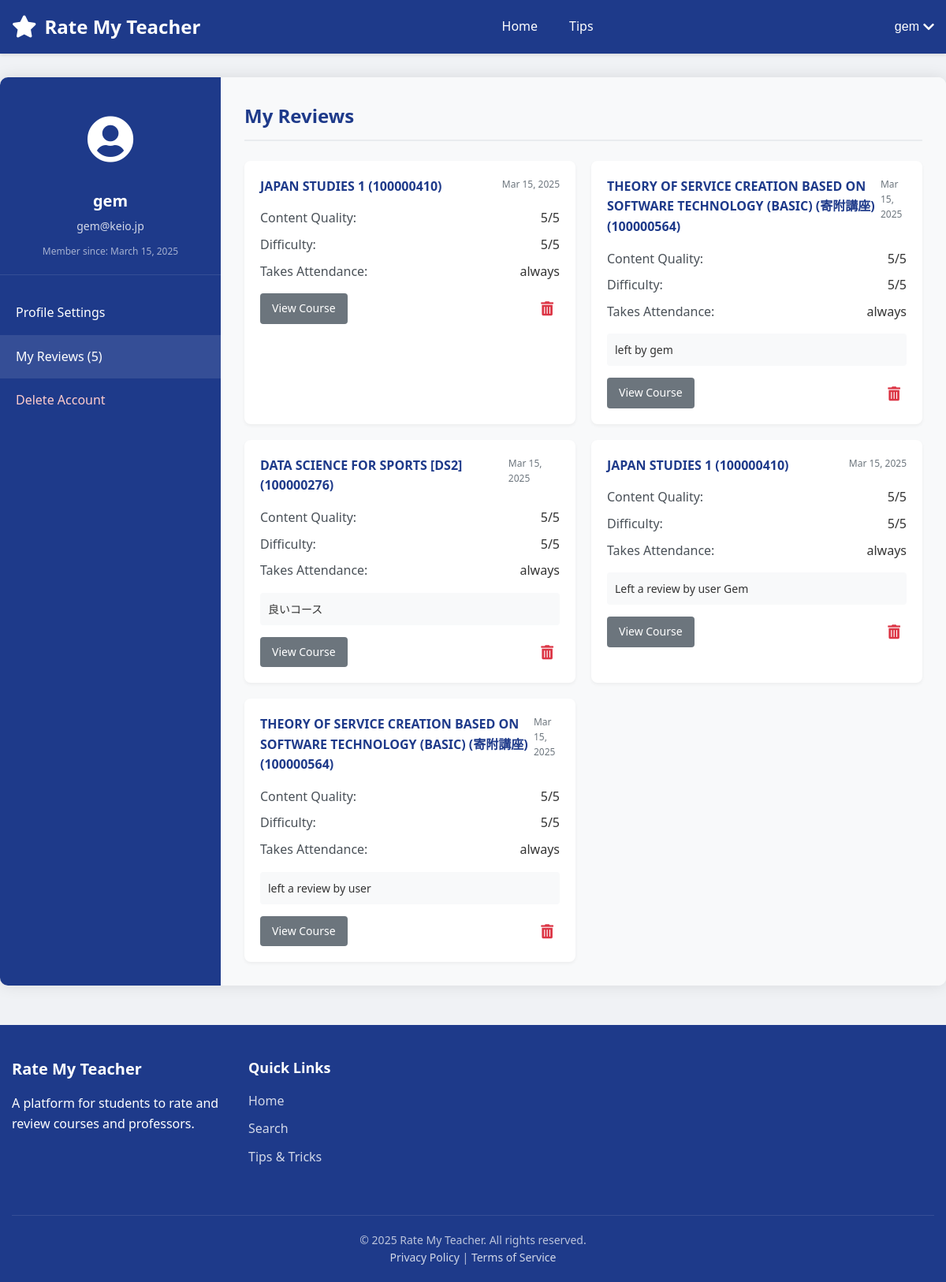
Before: /account-section.php (signed in) with the older database file.
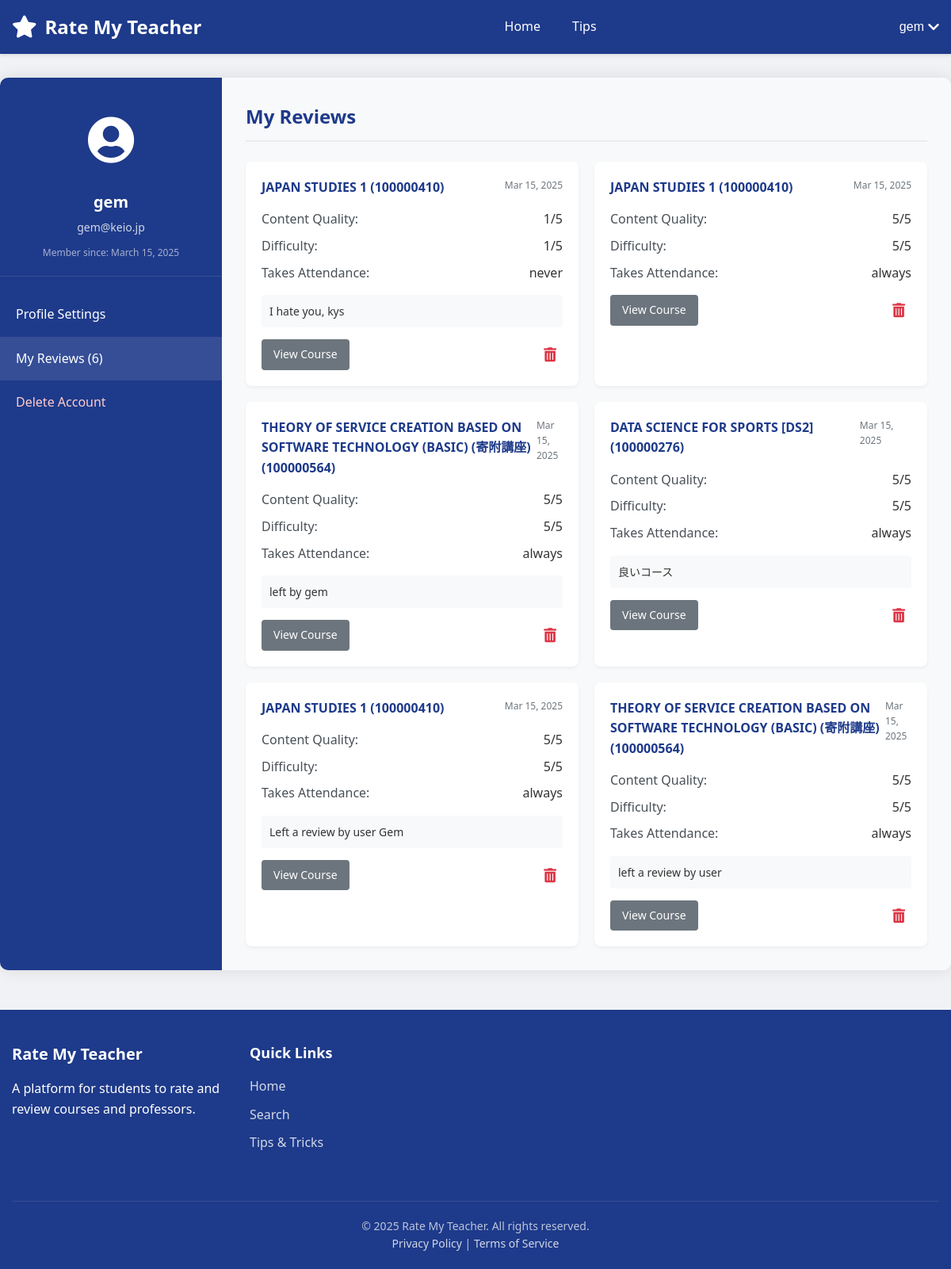
After: the same page with the newer database file.
### tables this page shows
CREATE TABLE users (
        id INTEGER PRIMARY KEY AUTOINCREMENT,
        username TEXT NOT NULL UNIQUE,
        email TEXT NOT NULL UNIQUE,
        password TEXT NOT NULL,
        created_at TIMESTAMP DEFAULT CURRENT_TIMESTAMP,
        is_verified INTEGER DEFAULT 0,
        verification_token TEXT DEFAULT NULL,
        token_expiry TIMESTAMP DEFAULT NULL
    );

CREATE TABLE ratings (
        id INTEGER PRIMARY KEY AUTOINCREMENT,
        user_id INTEGER NOT NULL,
        professor_id INTEGER NOT NULL,
        course_id INTEGER NOT NULL,
        rating REAL NOT NULL,
        content_rating INTEGER,
        difficulty_rating INTEGER,
        grade TEXT,
        textbook TEXT,
        attendance_check TEXT,
        first_half TEXT,
        second_half TEXT,
        comment TEXT,
        created_at TIMESTAMP DEFAULT CURRENT_TIMESTAMP, is_anonymous INTEGER DEFAULT 0,
        FOREIGN KEY (user_id) REFERENCES users(id) ON DELETE CASCADE,
        FOREIGN KEY (professor_id) REFERENCES professors(id) ON DELETE CASCADE,
        FOREIGN KEY (course_id) REFERENCES courses(id) ON DELETE CASCADE
    );

CREATE TABLE courses (
        id INTEGER PRIMARY KEY AUTOINCREMENT,
        name TEXT NOT NULL,
        course_code TEXT,
        description TEXT,
        professor_id INTEGER,
        semester TEXT,
        avg_content_quality REAL DEFAULT 0,
        avg_difficulty REAL DEFAULT 0,
        overall_rating REAL DEFAULT 0,
        review_count INTEGER DEFAULT 0,
        FOREIGN KEY (professor_id) REFERENCES professors(id) ON DELETE SET NULL
    );

### account-section.php (the view, shortened to what this page needs)
<?php
require_once __DIR__ . "/config.php";
$username = $_SESSION["username"];
$email = $_SESSION["email"];
$user_id = $_SESSION["id"];
$reviews_count = 0;
$reviews = [];
try {
    $columns_sql = "PRAGMA table_info(ratings)";
    $columns_result = $conn->query($columns_sql);
    $has_comments_field = false;
    $has_comment_field = false;
    while ($column = $columns_result->fetchArray(SQLITE3_ASSOC)) {
        if ($column['name'] === 'comment') {
            $has_comment_field = true;
        }
    }
    $course_columns_sql = "PRAGMA table_info(courses)";
    $course_columns_result = $conn->query($course_columns_sql);
    $course_name_field = 'name';
    $course_code_field = 'course_code';
    while ($column = $course_columns_result->fetchArray(SQLITE3_ASSOC)) {
        if ($column['name'] === 'name') {
            $course_name_field = 'name';
        }
    }
    $comment_field = $has_comments_field ? 'r.comments' : ($has_comment_field ? 'r.comment' : 'NULL');
    $review_sql = "SELECT r.*,
                  c.$course_name_field AS course_name,
                  c.$course_code_field AS course_code,
                  $comment_field AS review_text
                  FROM ratings r
                  JOIN courses c ON r.course_id = c.id
                  WHERE r.user_id = :user_id
                  ORDER BY r.created_at DESC";
    $review_stmt = $conn->prepare($review_sql);
    $review_stmt->bindValue(':user_id', $user_id, SQLITE3_INTEGER);
    $result = $review_stmt->execute();
    while ($row = $result->fetchArray(SQLITE3_ASSOC)) {
        if ($has_comments_field) {
            $row['comments'] = $row['comments'] ?? '';
        } elseif ($has_comment_field) {
            $row['comments'] = $row['comment'] ?? '';
        } else {
            $row['comments'] = '';
        }
        $row['content_quality'] = $row['content_quality'] ?? ($row['content_rating'] ?? 3);
        $row['difficulty'] = $row['difficulty'] ?? ($row['difficulty_rating'] ?? 3);
        $row['takes_attendance'] = $row['attendance_check'] ?? 'Unknown';
        $reviews[] = $row;
        $reviews_count++;
    }
} catch (Exception $e) {
    error_log("Error fetching reviews: " . $e->getMessage());
}
$join_date = "";
try {
    $date_sql = "SELECT created_at FROM users WHERE id = :user_id";
    $date_stmt = $conn->prepare($date_sql);
    $date_stmt->bindValue(':user_id', $user_id, SQLITE3_INTEGER);
    $result = $date_stmt->execute();
    if ($row = $result->fetchArray(SQLITE3_ASSOC)) {
        $join_date = date("F j, Y", strtotime($row["created_at"]));
    }
} catch (Exception $e) {
    $join_date = "Unknown";
}
include_once "header.php";
?>
<div class="account-page-container">
    <div class="account-sidebar">
        <div class="user-profile">
            <div class="profile-avatar">
                <i class="fas fa-user-circle"></i>
            </div>
            <h3><?php echo htmlspecialchars($username); ?></h3>
            <p class="user-email"><?php echo htmlspecialchars($email); ?></p>
            <p class="join-date">Member since: <?php echo $join_date; ?></p>
        </div>
        <ul class="sidebar-nav">
            <li><a href="#profile-settings" data-section="profile-settings">Profile Settings</a></li>
            <li class="active"><a href="#my-reviews" data-section="my-reviews">My Reviews (<?php echo $reviews_count; ?>)</a></li>
            <li class="danger-item"><a href="#delete-account" data-section="delete-account">Delete Account</a></li>
        </ul>
    </div>
    <div class="account-content">
        <div id="my-reviews" class="account-section active">
            <h2>My Reviews</h2>
            <?php if (count($reviews) > 0): ?>
                <div class="reviews-list">
                    <?php foreach ($reviews as $review): ?>
                        <div class="review-card">
                            <div class="review-header">
                                <h3><?php echo htmlspecialchars($review["course_name"]); ?> (<?php echo htmlspecialchars($review["course_code"]); ?>)</h3>
                                <span class="review-date"><?php echo date("M j, Y", strtotime($review["created_at"])); ?></span>
                            </div>
                            <div class="review-ratings">
                                <div class="rating-item">
                                    <span class="rating-label">Content Quality:</span>
                                    <span class="rating-value"><?php echo $review["content_quality"]; ?>/5</span>
                                </div>
                                <div class="rating-item">
                                    <span class="rating-label">Difficulty:</span>
                                    <span class="rating-value"><?php echo $review["difficulty"]; ?>/5</span>
                                </div>
                                <?php if (isset($review["takes_attendance"])): ?>
                                <div class="rating-item">
                                    <span class="rating-label">Takes Attendance:</span>
                                    <span class="rating-value"><?php echo htmlspecialchars($review["takes_attendance"]); ?></span>
                                </div>
                                <?php endif; ?>
                            </div>
                            <?php
                            $reviewText = '';
                            if (!empty($review["comments"])) {
                                $reviewText = $review["comments"];
                            } elseif (!empty($review["comment"])) {
                                $reviewText = $review["comment"];
                            } elseif (!empty($review["review_text"])) {
                                $reviewText = $review["review_text"];
                            }
                            if (!empty($reviewText)):
                            ?>
                                <div class="review-comment">
                                    <p><?php echo htmlspecialchars($reviewText); ?></p>
                                </div>
                            <?php endif; ?>
                            <div class="review-actions">
                                <a href="course_page_template.php?course=<?php echo urlencode($review["course_name"]); ?>" class="btn-secondary">View Course</a>
                                <button class="delete-review" data-review-id="<?php echo $review["id"]; ?>" title="Delete Review">
                                    <i class="fas fa-trash-alt"></i>
                                </button>
                            </div>
                        </div>
                    <?php endforeach; ?>
                </div>
            <?php endif; ?>
        </div>
    </div>
</div>
<?php
include_once __DIR__ . "/footer.php";
?>

### header.php (shortened to what this page needs)
<!DOCTYPE html>
<html lang="en">
<head>
    <link rel="stylesheet" href="https://cdnjs.cloudflare.com/ajax/libs/font-awesome/5.15.4/css/all.min.css">
</head>
<body>
    <header>
        <div class="header-container">
            <a href="index.php" class="site-logo">
                <i class="fas fa-star"></i>
                Rate My Teacher
            </a>
            <nav class="main-nav" id="main-nav">
                <ul>
                    <li><a href="home.php" class="<?php echo basename($_SERVER['PHP_SELF']) == 'home.php' ? 'active' : ''; ?>">Home</a></li>
                    <li><a href="tipsandtricks.php" class="<?php echo basename($_SERVER['PHP_SELF']) == 'tipsandtricks.php' ? 'active' : ''; ?>">Tips</a></li>
                </ul>
            </nav>
            <div class="user-menu">
                <?php if (isset($_SESSION["loggedin"]) && $_SESSION["loggedin"] === true): ?>
                    <button class="user-menu-btn" id="user-menu-btn">
                        <?php echo htmlspecialchars($_SESSION["username"]); ?>
                        <i class="fas fa-chevron-down"></i>
                    </button>
                <?php endif; ?>
            </div>
        </div>
    </header>
    <div class="main-container">

### footer.php (shortened to what this page needs)
    </div>
    <footer>
        <div class="footer-container">
            <div class="footer-info">
                <h3>Rate My Teacher</h3>
                <p>A platform for students to rate and review courses and professors.</p>
            </div>
            <div class="footer-links">
                <h4>Quick Links</h4>
                <ul>
                    <li><a href="home.php">Home</a></li>
                    <li><a href="search.php">Search</a></li>
                    <li><a href="tipsandtricks.php">Tips & Tricks</a></li>
                </ul>
            </div>
            <div class="footer-legal">
                <p>&copy; <?php echo date("Y"); ?> Rate My Teacher. All rights reserved.</p>
                <p><a href="#">Privacy Policy</a> | <a href="#">Terms of Service</a></p>
            </div>
        </div>
    </footer>
</body>
</html>

### header.php (style rules this page uses)
* { margin: 0; padding: 0; box-sizing: border-box; }
body { font-family: 'Segoe UI', Tahoma, Geneva, Verdana, sans-serif; line-height: 1.6; color: #333; background-color: #f0f2f5; }
header { background-color: #1e3a8a; color: white; padding: 15px 0; box-shadow: 0 2px 4px rgba(0, 0, 0, 0.1); }
.header-container { max-width: 1200px; margin: 0 auto; padding: 0 15px; display: flex; justify-content: space-between; align-items: center; }
.site-logo { font-size: 24px; font-weight: bold; text-decoration: none; color: white; display: flex; align-items: center; }
.site-logo i { margin-right: 10px; font-size: 28px; }
.main-nav ul { list-style: none; display: flex; gap: 20px; }
.main-nav a { text-decoration: none; color: white; font-weight: 500; padding: 5px 10px; border-radius: 4px; transition: background-color 0.2s; }
.user-menu { position: relative; }
.user-menu-btn { background: none; border: none; color: white; cursor: pointer; display: flex; align-items: center; font-size: 16px; font-weight: 500; }
.user-menu-btn i { margin-left: 5px; }

### account-section.php (style rules this page uses)
.account-page-container { display: flex; max-width: 1200px; margin: 30px auto; background-color: #fff; border-radius: 10px; box-shadow: 0 0 20px rgba(0, 0, 0, 0.1); overflow: hidden; }
.account-sidebar { width: 280px; background-color: #1e3a8a; color: #fff; padding: 30px 0; }
.user-profile { padding: 0 20px 20px; text-align: center; border-bottom: 1px solid rgba(255, 255, 255, 0.1); }
.profile-avatar { font-size: 60px; margin-bottom: 15px; }
.user-profile h3 { margin: 0 0 5px; font-size: 20px; }
.user-email { margin: 0 0 10px; font-size: 14px; opacity: 0.8; }
.join-date { font-size: 12px; opacity: 0.6; }
.sidebar-nav { list-style: none; padding: 0; margin: 20px 0 0 0; }
.sidebar-nav li { padding: 0; margin: 0; }
.sidebar-nav li a { display: block; padding: 15px 20px; color: #fff; text-decoration: none; transition: background-color 0.2s; }
.sidebar-nav li a:hover, .sidebar-nav li.active a { background-color: rgba(255, 255, 255, 0.1); }
.sidebar-nav li.danger-item a { color: #ffcccc; }
.account-content { flex: 1; padding: 30px; background-color: #f8f9fa; overflow-y: auto; }
.account-section { display: none; }
.account-section.active { display: block; }
.account-section h2 { color: #1e3a8a; margin-top: 0; margin-bottom: 25px; padding-bottom: 10px; border-bottom: 2px solid #e9ecef; }
.btn-secondary { background-color: #6c757d; color: white; padding: 8px 15px; border: none; border-radius: 4px; cursor: pointer; font-size: 14px; text-decoration: none; display: inline-block; transition: background-color 0.2s; }
.reviews-list { display: grid; gap: 20px; grid-template-columns: repeat(auto-fill, minmax(300px, 1fr)); }
.review-card { background-color: #fff; border-radius: 8px; padding: 20px; box-shadow: 0 2px 4px rgba(0, 0, 0, 0.05); }
.review-header { display: flex; justify-content: space-between; align-items: flex-start; margin-bottom: 15px; }
.review-header h3 { margin: 0; font-size: 16px; color: #1e3a8a; }
.review-date { font-size: 12px; color: #6c757d; }
.review-ratings { margin-bottom: 15px; }
.rating-item { display: flex; justify-content: space-between; margin-bottom: 8px; }
.rating-label { font-weight: 500; color: #495057; }
.review-comment { padding: 10px; background-color: #f8f9fa; border-radius: 4px; margin-bottom: 15px; }
.review-comment p { margin: 0; font-size: 14px; line-height: 1.5; }
.review-actions { display: flex; justify-content: space-between; align-items: center; }
.delete-review { background: none; border: none; color: #dc3545; font-size: 18px; cursor: pointer; padding: 8px; border-radius: 50%; transition: all 0.2s; display: flex; align-items: center; justify-content: center; }

Changed rows visible on the page:
added ratings: course.name "JAPAN STUDIES 1", course.course_code "100000410", created_at "Mar 15, 2025", content_quality "1", difficulty "1", attendance_check "never", reviewText "I hate you, kys"
Other visible differences:
$reviews_count: "5" → "6"
